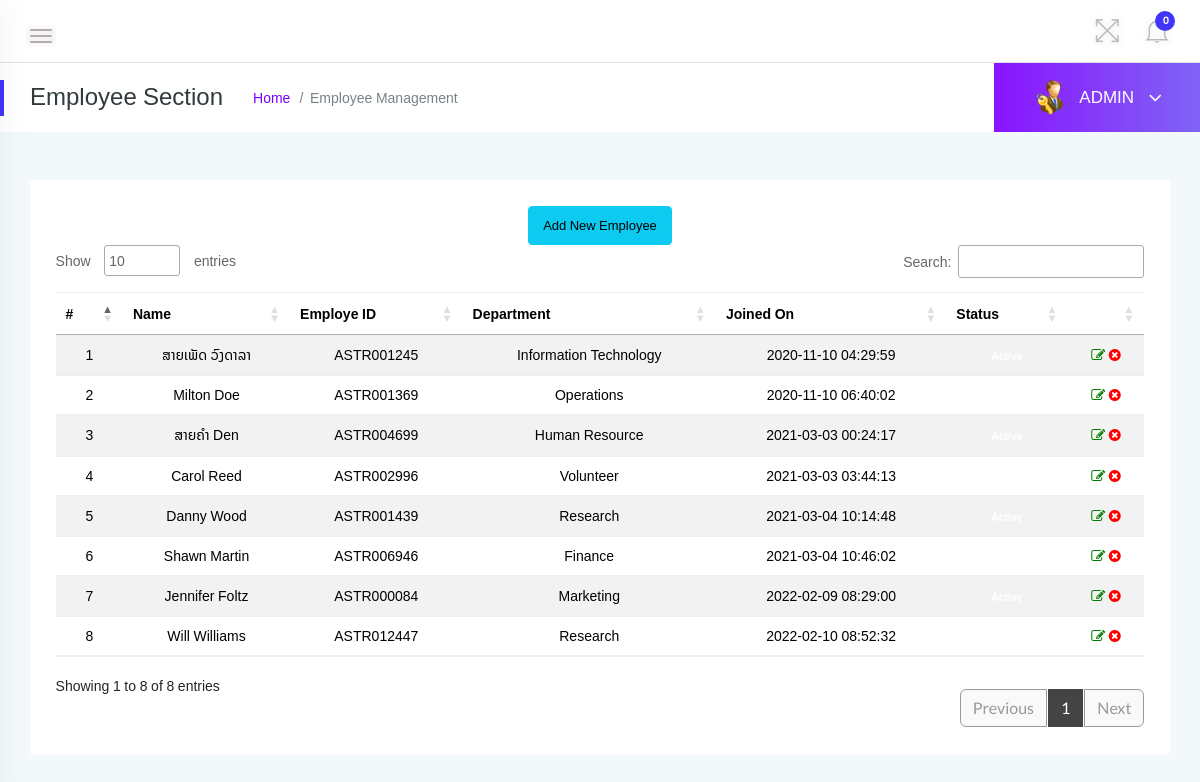
Screenshot of /admin/employees.php (signed in) with the database file from the repository.
### tables this page shows
CREATE TABLE `tblemployees` (
  `id` int(11) NOT NULL,
  `EmpId` varchar(100) NOT NULL,
  `FirstName` varchar(150) NOT NULL,
  `LastName` varchar(150) NOT NULL,
  `EmailId` varchar(200) NOT NULL,
  `Password` varchar(180) NOT NULL,
  `Gender` varchar(100) NOT NULL,
  `Dob` varchar(100) NOT NULL,
  `Department` varchar(255) NOT NULL,
  `Address` varchar(255) NOT NULL,
  `City` varchar(200) NOT NULL,
  `Country` varchar(150) NOT NULL,
  `Phonenumber` char(11) NOT NULL,
  `Status` int(1) NOT NULL,
  `RegDate` timestamp NOT NULL DEFAULT current_timestamp()
);

### admin/employees.php (the view, shortened to what this page needs)
<?php
    if(strlen($_SESSION['alogin'])==0){
    header('location:index.php');
    } else {
 ?>
<!doctype html>
<html class="no-js" lang="en">
<head>
    <link rel="stylesheet" href="../assets/css/bootstrap.min.css">
    <link rel="stylesheet" href="../assets/css/font-awesome.min.css">
    <link rel="stylesheet" href="../assets/css/themify-icons.css">
    <link rel="stylesheet" href="../assets/css/metisMenu.css">
    <link rel="stylesheet" href="../assets/css/owl.carousel.min.css">
    <link rel="stylesheet" href="../assets/css/slicknav.min.css">
    <link rel="stylesheet" href="https://www.amcharts.com/lib/3/plugins/export/export.css" type="text/css" media="all" />
    <link rel="stylesheet" type="text/css" href="https://cdn.datatables.net/1.10.19/css/jquery.dataTables.css">
    <link rel="stylesheet" type="text/css" href="https://cdn.datatables.net/1.10.18/css/dataTables.bootstrap4.min.css">
    <link rel="stylesheet" type="text/css" href="https://cdn.datatables.net/responsive/2.2.3/css/responsive.bootstrap.min.css">
    <link rel="stylesheet" type="text/css" href="https://cdn.datatables.net/responsive/2.2.3/css/responsive.jqueryui.min.css">
    <link rel="stylesheet" href="../assets/css/typography.css">
    <link rel="stylesheet" href="../assets/css/default-css.css">
    <link rel="stylesheet" href="../assets/css/styles.css">
    <link rel="stylesheet" href="../assets/css/fonts.css">
    <link rel="stylesheet" href="../assets/css/responsive.css">
</head>
<body>
    <div class="page-container">
        <div class="main-content">
            <div class="header-area">
                <div class="row align-items-center">
                    <div class="col-md-6 col-sm-8 clearfix">
                        <div class="nav-btn pull-left">
                            <span></span>
                            <span></span>
                            <span></span>
                        </div>
                    </div>
                    <div class="col-md-6 col-sm-4 clearfix">
                        <ul class="notification-area pull-right">
                            <li id="full-view"><i class="ti-fullscreen"></i></li>
                            <?php include '../includes/admin-notification.php'?>
                        </ul>
                    </div>
                </div>
            </div>
            <div class="page-title-area">
                <div class="row align-items-center">
                    <div class="col-sm-6">
                        <div class="breadcrumbs-area clearfix">
                            <h4 class="page-title pull-left">Employee Section</h4>
                            <ul class="breadcrumbs pull-left">
                                <li><a href="dashboard.php">Home</a></li>
                                <li><span>Employee Management</span></li>
                            </ul>
                        </div>
                    </div>
                    <div class="col-sm-6 clearfix">
                        <div class="user-profile pull-right">
                            <img class="avatar user-thumb" src="../assets/images/admin.png" alt="avatar">
                            <h4 class="user-name dropdown-toggle" data-toggle="dropdown">ADMIN <i class="fa fa-angle-down"></i></h4>
                        </div>
                    </div>
                </div>
            </div>
            <div class="main-content-inner">
                <div class="row">
                    <div class="col-12 mt-5">
                        <div class="card">
                            <div class="card-body">
                                <div class="data-tables datatable-dark">
                                <center><a href="add-employee.php" class="btn btn-sm btn-info">Add New Employee</a></center>
                                    <table id="dataTable3" class="table table-hover table-striped text-center">
                                        <thead class="text-capitalize">
                                            <tr>
                                                <th>#</th>
                                                <th>Name</th>
                                                <th>Employe ID</th>
                                                <th>Department</th>
                                                <th>Joined On</th>
                                                <th>Status</th>
                                                <th></th>
                                            </tr>
                                        </thead>
                                        <tbody>
                                    <?php
                                    $sql = "SELECT EmpId,FirstName,LastName,Department,Status,RegDate,id from  tblemployees";
                                    $query = $dbh -> prepare($sql);
                                    $query->execute();
                                    $results=$query->fetchAll(PDO::FETCH_OBJ);
                                    $cnt=1;
                                    if($query->rowCount() > 0)
                                    {
                                    foreach($results as $result)
                                    {               ?>
                                        <tr>
                                            <td> <?php echo htmlentities($cnt);?></td>
                                            <td><?php echo htmlentities($result->FirstName);?>&nbsp;<?php echo htmlentities($result->LastName);?></td>
                                            <td><?php echo htmlentities($result->EmpId);?></td>
                                            <td><?php echo htmlentities($result->Department);?></td>
                                             <td><?php echo htmlentities($result->RegDate);?></td>
                                             <td><?php $stats=$result->Status;
                                            if($stats){
                                             ?>
                                                 <span class="badge badge-pill badge-success">Active</span>
                                                 <?php } else { ?>
                                                 <span class="badge badge-pill badge-danger">Inactive</span>
                                                 <?php } ?>
                                             </td>
                                            <td><a href="update-employee.php?empid=<?php echo htmlentities($result->id);?>"><i class="fa fa-edit" style="color:green"></i></a>
                                        <?php if($result->Status==1)
                                        {?>
                                        <a href="employees.php?inid=<?php echo htmlentities($result->id);?>" onclick="return confirm('Are you sure you want to inactive this employee?');"" > <i class="fa fa-times-circle" style="color:red" title="Inactive"></i>
                                        <?php } else {?>
                                            <a href="employees.php?id=<?php echo htmlentities($result->id);?>" onclick="return confirm('Are you sure you want to active this employee?');""><i class="fa fa-check" style="color:green" title="Active"></i>
                                            <?php } ?> </td>
                                        </tr>
                                         <?php $cnt++;} }?>
                                    </tbody>
                                    </table>
                                </div>
                            </div>
                        </div>
                    </div>
                </div>
                </div>
            </div>
        </div>
</body>
</html>
<?php } ?>

### assets/css/default-css.css (style rules this page uses)
* { margin: 0; padding: 0; box-sizing: border-box; }
*, *:before, *:after { -moz-box-sizing: border-box; -webkit-box-sizing: border-box; box-sizing: border-box; }
html { -webkit-font-smoothing: antialiased; }
body { background: #fff; font-weight: normal; -webkit-font-smoothing: antialiased; -webkit-text-size-adjust: 100%; }
img { width: 100%; height: auto; }
:root { --primary-color: #4336FB; }

### rows the page displays
tblemployees: FirstName "ສາຍເພັດ", LastName "ວົງດາລາ", EmpId "ASTR001245", Department "Information Technology", RegDate "2020-11-10 04:29:59"
tblemployees: FirstName "Milton", LastName "Doe", EmpId "ASTR001369", Department "Operations", RegDate "2020-11-10 06:40:02"
tblemployees: FirstName "ສາຍຄຳ", LastName "Den", EmpId "ASTR004699", Department "Human Resource", RegDate "2021-03-03 00:24:17"
tblemployees: FirstName "Carol", LastName "Reed", EmpId "ASTR002996", Department "Volunteer", RegDate "2021-03-03 03:44:13"
tblemployees: FirstName "Danny", LastName "Wood", EmpId "ASTR001439", Department "Research", RegDate "2021-03-04 10:14:48"
tblemployees: FirstName "Shawn", LastName "Martin", EmpId "ASTR006946", Department "Finance", RegDate "2021-03-04 10:46:02"
tblemployees: FirstName "Jennifer", LastName "Foltz", EmpId "ASTR000084", Department "Marketing", RegDate "2022-02-09 08:29:00"
tblemployees: FirstName "Will", LastName "Williams", EmpId "ASTR012447", Department "Research", RegDate "2022-02-10 08:52:32"

### other values shown
$unreadcount "0"
